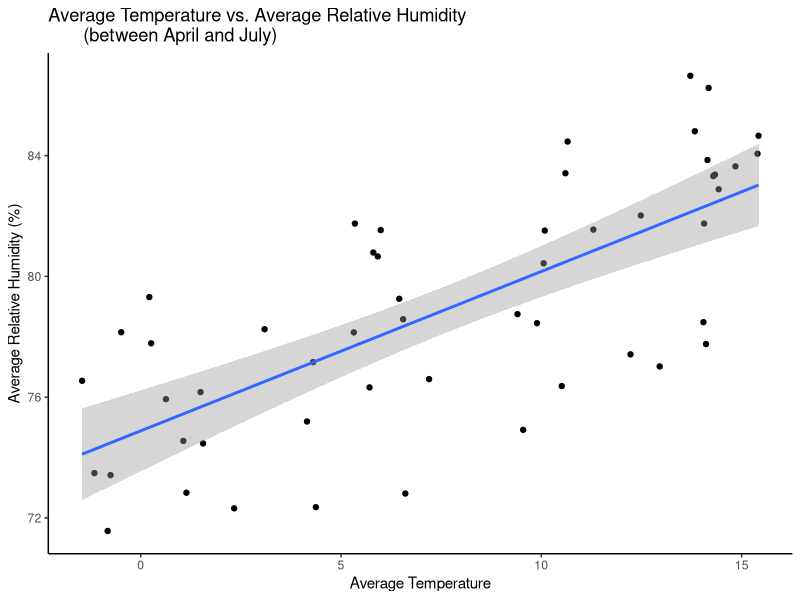
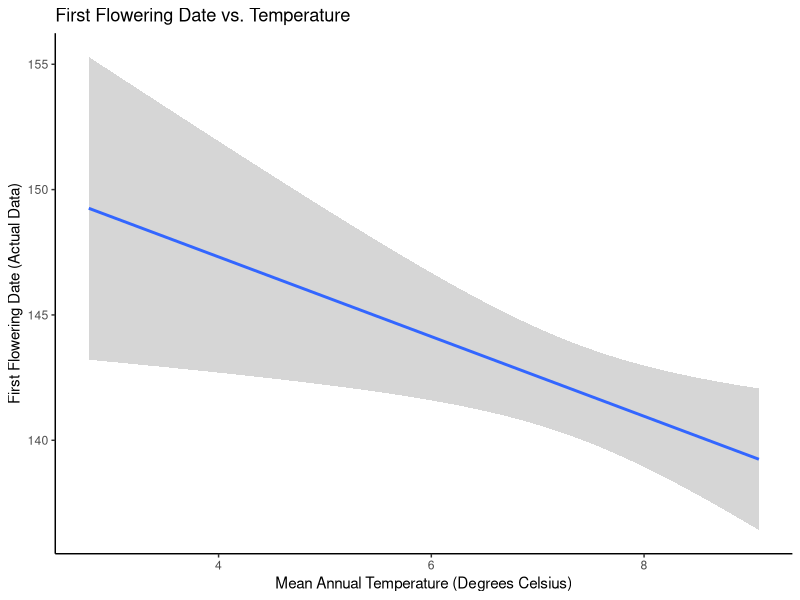
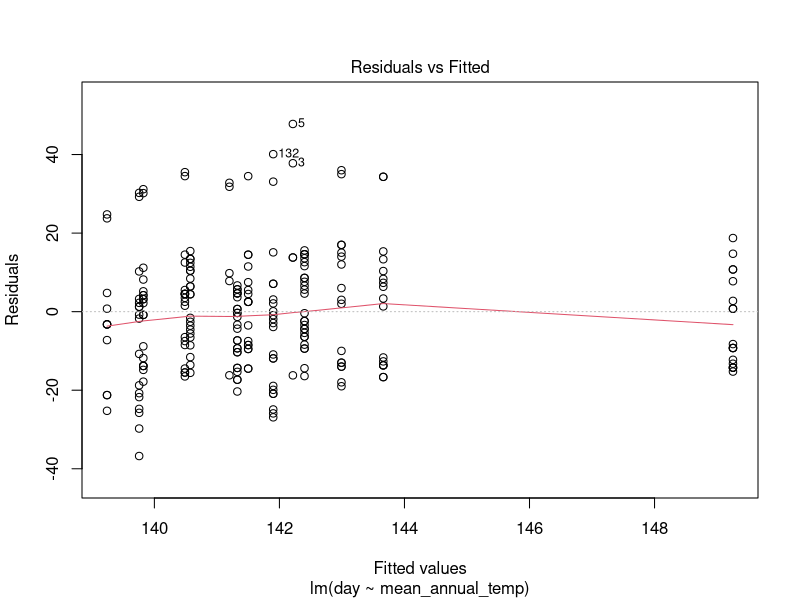
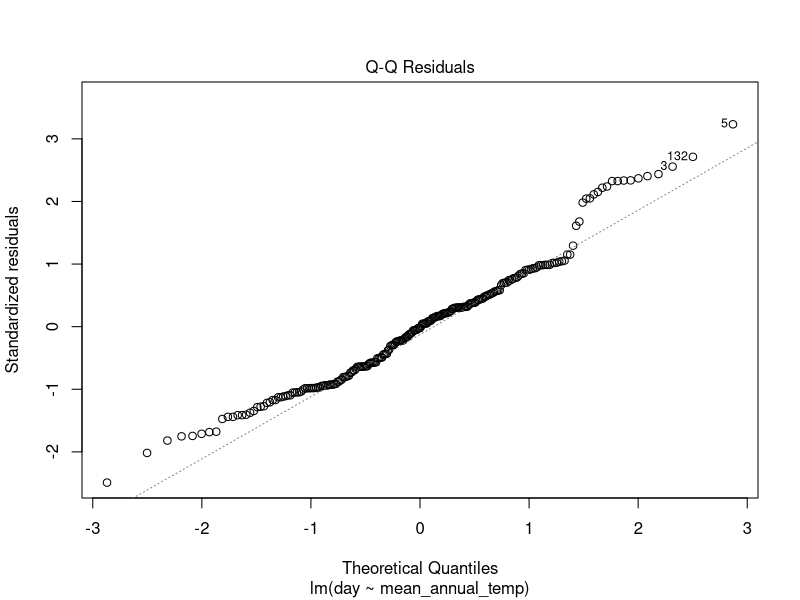
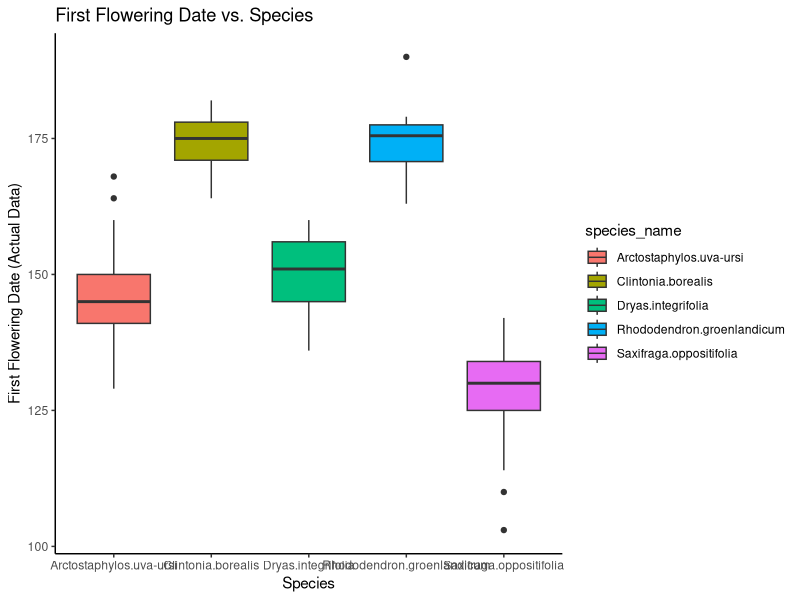
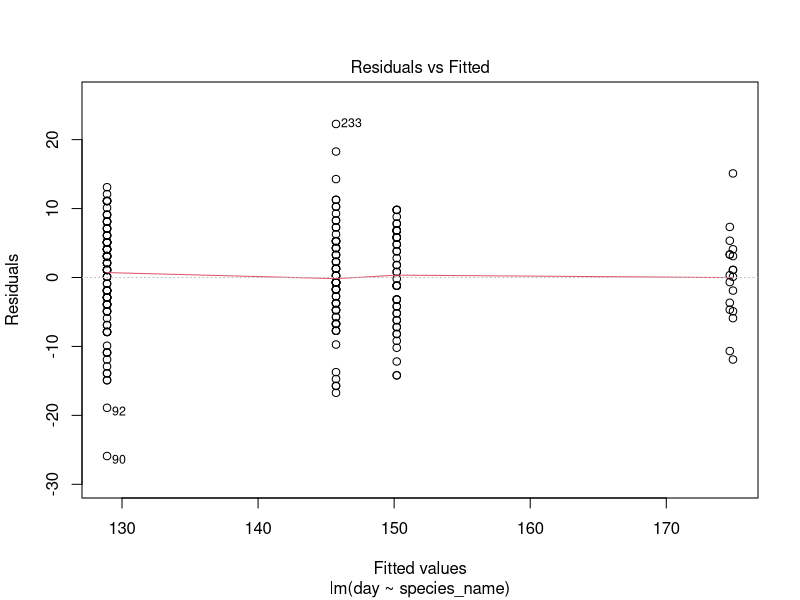
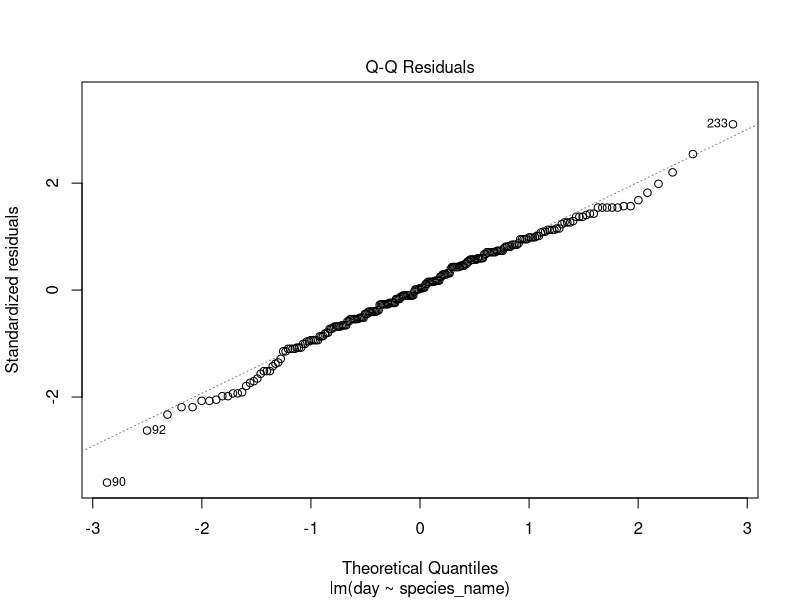
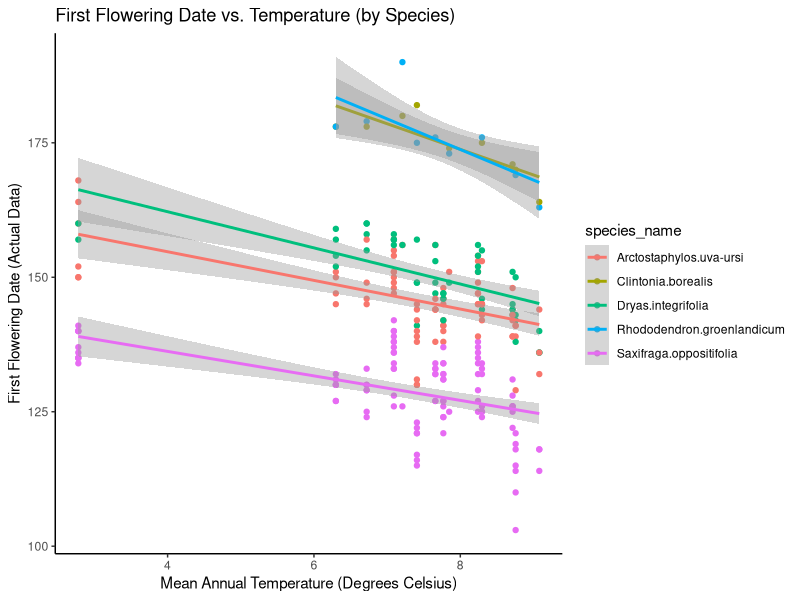

Write the R code that produced these figures, in order.
## ---- chunk 1
library(dplyr)
library(tidyverse)
library(lubridate)
library(lmerTest)
library(lme4)
## ---- chunk 2
mingan_flower_data <- read_csv("mingan_flower_data.csv")
head(mingan_flower_data)

mingan_weather_data <- read_csv("mingan_weather_data.csv")
head(mingan_weather_data)
## ---- chunk 3
#changing the column name "survey_year" into "year"
colnames(mingan_flower_data)[5] <- "year"
## ---- chunk 4
#make columns with year, month, day
dmy_weather<-mingan_weather_data %>%
mutate(date=dmy(date),
  year=lubridate::year(date),
  month=lubridate::month(date),
  day=lubridate::day(date))
dmy_weather
## ---- chunk 5
#make column with average humidity for each month (between April and July) for each year
avg_weather <- dmy_weather%>%
  filter(month >= 4 & month <= 7 & !is.na(avg_relative_humidity) & 
           !is.na(avg_temperature)) %>% 
  group_by(month, year) %>%
  summarise(mean_avg_relative_humidity=mean(avg_relative_humidity),
            mean_avg_temp=mean(avg_temperature))
avg_weather
## ---- chunk 6
#plot average temperature vs. average relative humidity (between April and July)
avg_weather %>%
  ggplot(aes(x=mean_avg_temp,y=mean_avg_relative_humidity))+
  geom_point() + geom_smooth(method = lm) + theme_classic()+
  labs(title = "Average Temperature vs. Average Relative Humidity 
       (between April and July)", 
       x = "Average Temperature", y = "Average Relative Humidity (%)")
## ---- chunk 7
# Running a correlation test between average temperature and average relative humidity
cor.test(avg_weather$mean_avg_relative_humidity, avg_weather$mean_avg_temp)
## ---- chunk 8
# find average temperature per year
mean_annual_temp <- avg_weather %>% 
  group_by(year) %>% 
  summarise(mean_annual_temp = mean(mean_avg_temp))

mean_annual_temp
## ---- chunk 9
mean_annual_temp <- avg_weather %>% 
  group_by(year) %>% 
  summarise(mean_annual_temp = mean(mean_avg_temp))
mean_annual_temp
## ---- chunk 10
#merge the two data into one
total <- merge(mingan_flower_data, mean_annual_temp, by="year")
total
## ---- chunk 11
#filter out NAs
flower_temp_data <- total %>% 
  filter(!is.na(day))

flower_temp_data
## ---- chunk 12
#Model 1: first flowering date vs. temperature based on actual data
flower_temp_data %>% 
  ggplot(aes(x = mean_annual_temp, y = day)) +
  geom_smooth(method = "lm")+
  theme_classic() +
  labs(title = "First Flowering Date vs. Temperature", x = "Mean Annual Temperature (Degrees Celsius)", y = "First Flowering Date (Actual Data)" )
## ---- chunk 13
#Model 1 (y = flowering day, x = temperature)
lm1 <- lm(day~mean_annual_temp, data=flower_temp_data)
summary(lm1)
## ---- chunk 14
#Model 1: validate assumptions
plot(lm1, 1:2)
## ---- chunk 15
#Model 2: first flowering date vs. species based on actual data
flower_temp_data %>% 
  ggplot(aes(x = species_name, y = day, fill = species_name)) +
  geom_boxplot()+
  theme_classic() +
  labs(title = "First Flowering Date vs. Species", x = "Species", y = "First Flowering Date (Actual Data)" )
## ---- chunk 16
#Model 2 (y = flowering day, x = species)
lm2 <- lm(day~species_name, data=flower_temp_data)
summary(lm2)

## ---- chunk 17
#Model 2: validate assumptions
plot(lm2, 1:2)
## ---- chunk 18
# create graph of temperature (x) vs. flowering day (y) by species using actual data

flower_temp_data %>% 
  group_by(mean_annual_temp, species_name) %>% 
  ggplot(aes(x = mean_annual_temp, y = day, colour = species_name)) +
  geom_point() +
  geom_smooth(method = "lm") +
  theme_classic() +
  labs(title = "First Flowering Date vs. Temperature (by Species)", x = "Mean Annual Temperature (Degrees Celsius)", y = "First Flowering Date (Actual Data)" )
## ---- chunk 19
#Model 3 (y = flowering day, x = temperature*species)
lm3 <- lm(day~mean_annual_temp*species_name, data=flower_temp_data)
summary(lm3)

## ---- chunk 20
#Model 3: validate assumptions
plot(lm3, 1:2)
## ---- chunk 21
# create mixed effect model (temperature vs flowering date + species (random effect))

flower_temp_lm2 <- lmer(day ~ mean_annual_temp + (1|species_name), data = flower_temp_data, REML = FALSE)       
summary(flower_temp_lm2)
## ---- chunk 22
#create graph of temperature (x) vs. flowering day (y) by species using predicted data
flower_temp_data <- flower_temp_data %>% 
  mutate(flowering_date_pred_spec = predict(flower_temp_lm2)) #add predicted values to dataset

flower_temp_data %>% 
  ggplot(aes(x = mean_annual_temp, y = day, colour = species_name)) +
  theme_classic() +
  labs(title = "First Flowering Date vs. Temperature", x = "Mean Annual Temperature (Degrees Celsius)", y = "First Flowering Date (Predicted Data)" ) +
  
#Add fixed effect regression line (from model output above)
  geom_abline(aes(intercept=174.7261, slope=-2.6379), size=2) +


#Add fitted values (i.e., regression lines)
  geom_line(aes(y = flowering_date_pred_spec), size = 1) +
  geom_point(size = 1.2)
## ---- chunk 23
# create mixed effect model (temperature vs flowering date + station (random effect))

flower_temp_lm3 <- lmer(day ~ mean_annual_temp + (1|island/station_name), data = flower_temp_data, REML = FALSE)       
summary(flower_temp_lm3)

#ASK TA
#basic (flower date vs. temperature)

#random effects:
#+species
#+island/station (or only station)
#+species + island/station (or only station)
## ---- chunk 24
# create graph of temperature (x) vs. flowering day (y) by island (??) using actual data

flower_temp_data %>% 
  group_by(mean_annual_temp, island, species_name) %>% 
  ggplot(aes(x = mean_annual_temp, y = day, colour = island)) +
  geom_point() +
  geom_smooth(method = "lm") +
  theme_classic() +
  facet_wrap(~species_name)
  labs(title = "First Flowering Date vs. Temperature (by Island)", x = "Mean Annual Temperature (Degrees Celsius)", y = "First Flowering Date (Actual Data)" )
## ---- chunk 25
# create mixed effect model (temperature vs flowering date + species + station (random effects))

flower_temp_lm4 <- lmer(day ~ mean_annual_temp + (1|species_name) + (1|island/station_name), data = flower_temp_data, REML = FALSE)       
summary(flower_temp_lm4)
